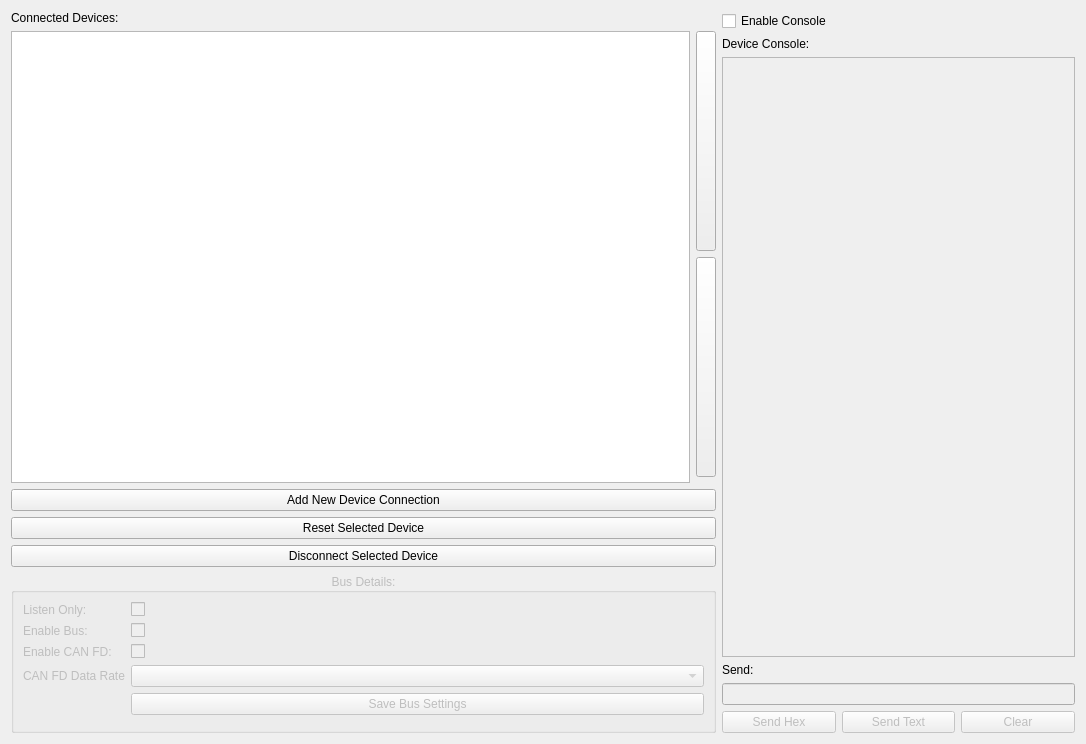
<?xml version="1.0" encoding="UTF-8"?>
<ui version="4.0">
 <class>ConnectionWindowLIN</class>
 <widget class="QWidget" name="ConnectionWindowLIN">
  <property name="enabled">
   <bool>true</bool>
  </property>
  <property name="geometry">
   <rect>
    <x>0</x>
    <y>0</y>
    <width>1086</width>
    <height>744</height>
   </rect>
  </property>
  <property name="windowTitle">
   <string>Connection Settings</string>
  </property>
  <layout class="QHBoxLayout" name="horizontalLayout_2" stretch="2,1">
   <property name="sizeConstraint">
    <enum>QLayout::SetDefaultConstraint</enum>
   </property>
   <item>
    <layout class="QGridLayout" name="gridLayout" columnstretch="1,0">
     <property name="sizeConstraint">
      <enum>QLayout::SetMaximumSize</enum>
     </property>
     <item row="6" column="0" colspan="2">
      <widget class="QPushButton" name="btnDisconnect">
       <property name="text">
        <string>Disconnect Selected Device</string>
       </property>
      </widget>
     </item>
     <item row="5" column="0" colspan="2">
      <widget class="QPushButton" name="btnResetConn">
       <property name="text">
        <string>Reset Selected Device</string>
       </property>
      </widget>
     </item>
     <item row="1" column="0" rowspan="3">
      <widget class="QTableView" name="tableConnections">
       <property name="alternatingRowColors">
        <bool>true</bool>
       </property>
       <property name="selectionMode">
        <enum>QAbstractItemView::SingleSelection</enum>
       </property>
       <property name="selectionBehavior">
        <enum>QAbstractItemView::SelectRows</enum>
       </property>
      </widget>
     </item>
     <item row="7" column="0" colspan="2">
      <widget class="QGroupBox" name="groupBus">
       <property name="enabled">
        <bool>false</bool>
       </property>
       <property name="title">
        <string>Bus Details:</string>
       </property>
       <property name="alignment">
        <set>Qt::AlignCenter</set>
       </property>
       <layout class="QVBoxLayout" name="qhBox20">
        <item>
         <layout class="QFormLayout" name="formLayout_2">


          <item row="1" column="0">
           <widget class="QLabel" name="label_11">
            <property name="text">
             <string>Listen Only:</string>
            </property>
           </widget>
          </item>
          <item row="1" column="1">
           <widget class="QCheckBox" name="ckListenOnly">
            <property name="text">
             <string/>
            </property>
           </widget>
          </item>
          <item row="2" column="0">
           <widget class="QLabel" name="label_14">
            <property name="text">
             <string>Enable Bus:</string>
            </property>
           </widget>
          </item>
          <item row="2" column="1">
           <widget class="QCheckBox" name="ckEnable">
            <property name="text">
             <string/>
            </property>
           </widget>
          </item>
          <item row="5" column="1">
           <widget class="QPushButton" name="btnSaveBus">
            <property name="text">
             <string>Save Bus Settings</string>
            </property>
           </widget>
          </item>
          <item row="3" column="1">
           <widget class="QCheckBox" name="canFDEnable"/>
          </item>
          <item row="3" column="0">
           <widget class="QLabel" name="canFDEnable_label">
            <property name="text">
             <string>Enable CAN FD:</string>
            </property>
           </widget>
          </item>
          <item row="4" column="1">
           <widget class="QComboBox" name="cbDataRate"/>
          </item>
          <item row="4" column="0">
           <widget class="QLabel" name="dataRate_label">
            <property name="text">
             <string>CAN FD Data Rate</string>
            </property>
           </widget>
          </item>
         </layout>
        </item>
        <item>
         <widget class="QTabBar" name="tabBuses" native="true"/>
        </item>
       </layout>
      </widget>
     </item>
     <item row="2" column="1">
      <widget class="QPushButton" name="btnMoveDown">
       <property name="enabled">
        <bool>true</bool>
       </property>
       <property name="sizePolicy">
        <sizepolicy hsizetype="Minimum" vsizetype="Expanding">
         <horstretch>0</horstretch>
         <verstretch>0</verstretch>
        </sizepolicy>
       </property>
       <property name="maximumSize">
        <size>
         <width>20</width>
         <height>16777215</height>
        </size>
       </property>
       <property name="text">
        <string/>
       </property>
       <property name="icon">
        <iconset resource="../icons.qrc">
         <normaloff>:/icons/images/move_down.png</normaloff>:/icons/images/move_down.png</iconset>
       </property>
      </widget>
     </item>
     <item row="0" column="0">
      <widget class="QLabel" name="label_4">
       <property name="text">
        <string>Connected Devices:</string>
       </property>
      </widget>
     </item>
     <item row="4" column="0" colspan="2">
      <widget class="QPushButton" name="btnNewConnection">
       <property name="text">
        <string>Add New Device Connection</string>
       </property>
      </widget>
     </item>
     <item row="1" column="1">
      <widget class="QPushButton" name="btnMoveUp">
       <property name="enabled">
        <bool>true</bool>
       </property>
       <property name="sizePolicy">
        <sizepolicy hsizetype="Minimum" vsizetype="Expanding">
         <horstretch>0</horstretch>
         <verstretch>0</verstretch>
        </sizepolicy>
       </property>
       <property name="maximumSize">
        <size>
         <width>20</width>
         <height>16777215</height>
        </size>
       </property>
       <property name="text">
        <string/>
       </property>
       <property name="icon">
        <iconset resource="../icons.qrc">
         <normaloff>:/icons/images/move_up.png</normaloff>:/icons/images/move_up.png</iconset>
       </property>
       <property name="iconSize">
        <size>
         <width>16</width>
         <height>16</height>
        </size>
       </property>
      </widget>
     </item>
    </layout>
   </item>
   <item>
    <layout class="QVBoxLayout" name="verticalLayout">
     <property name="sizeConstraint">
      <enum>QLayout::SetNoConstraint</enum>
     </property>
     <item>
      <widget class="QCheckBox" name="ckEnableConsole">
       <property name="text">
        <string>Enable Console</string>
       </property>
      </widget>
     </item>
     <item>
      <widget class="QLabel" name="label">
       <property name="text">
        <string>Device Console:</string>
       </property>
      </widget>
     </item>
     <item>
      <widget class="QTextBrowser" name="textConsole">
       <property name="enabled">
        <bool>false</bool>
       </property>
      </widget>
     </item>
     <item>
      <widget class="QLabel" name="label_3">
       <property name="text">
        <string>Send:</string>
       </property>
      </widget>
     </item>
     <item>
      <widget class="QLineEdit" name="lineSend">
       <property name="enabled">
        <bool>false</bool>
       </property>
      </widget>
     </item>
     <item>
      <layout class="QHBoxLayout" name="horizontalLayout_9">
       <item>
        <widget class="QPushButton" name="btnSendHex">
         <property name="enabled">
          <bool>false</bool>
         </property>
         <property name="text">
          <string>Send Hex</string>
         </property>
        </widget>
       </item>
       <item>
        <widget class="QPushButton" name="btnSendText">
         <property name="enabled">
          <bool>false</bool>
         </property>
         <property name="text">
          <string>Send Text</string>
         </property>
        </widget>
       </item>
       <item>
        <widget class="QPushButton" name="btnClearDebug">
         <property name="enabled">
          <bool>false</bool>
         </property>
         <property name="text">
          <string>Clear</string>
         </property>
        </widget>
       </item>
      </layout>
     </item>
    </layout>
   </item>
  </layout>
 </widget>
 <customwidgets>
  <customwidget>
   <class>QTabBar</class>
   <extends>QWidget</extends>
   <header>qtabbar.h</header>
  </customwidget>
 </customwidgets>
 <resources>
  <include location="../icons.qrc"/>
 </resources>
 <connections/>
</ui>
